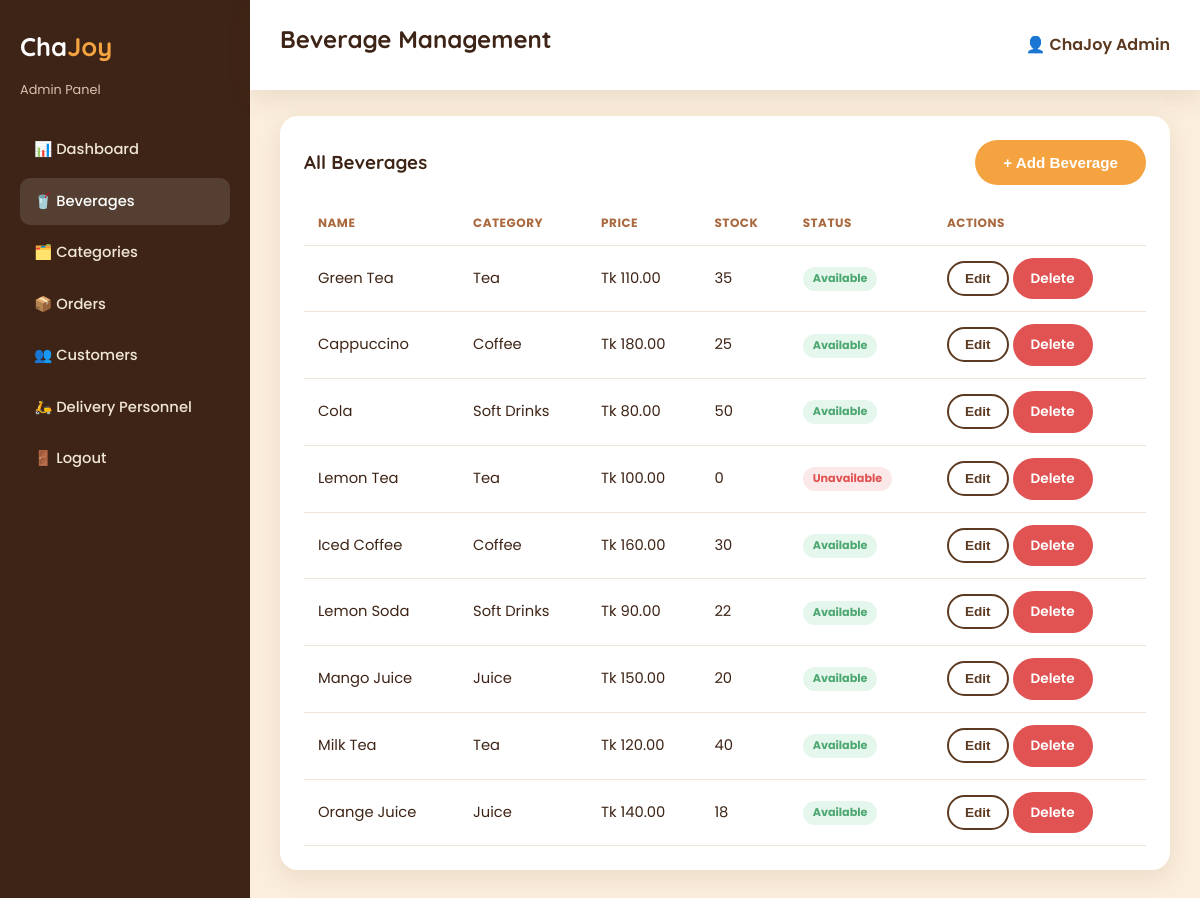
Screenshot of /index.php?page=admin_beverages (signed in) with the database file from the repository.
### tables this page shows
CREATE TABLE `beverages` (
  `id` int(11) NOT NULL,
  `category_id` int(11) NOT NULL,
  `name` varchar(100) NOT NULL,
  `description` varchar(500) DEFAULT '',
  `price` decimal(10,2) NOT NULL,
  `image` varchar(255) DEFAULT 'default.jpg',
  `stock` int(11) NOT NULL DEFAULT 0,
  `is_available` tinyint(1) NOT NULL DEFAULT 1,
  `created_at` timestamp NOT NULL DEFAULT current_timestamp()
);

CREATE TABLE `categories` (
  `id` int(11) NOT NULL,
  `name` varchar(50) NOT NULL,
  `created_at` timestamp NOT NULL DEFAULT current_timestamp()
);

### controllers/AdminController.php (called while the page is built, shortened)
<?php
function adminController_beverages($conn)
{
    $beverages = getAllBeverages($conn);
    require __DIR__ . '/../views/admin/beverages.php';
}

### models/Beverage.php (called while the page is built, shortened)
<?php
function getAllBeverages($conn) {
    $sql = "SELECT b.*, c.name AS category_name
            FROM beverages b
            JOIN categories c ON b.category_id = c.id
            ORDER BY b.created_at DESC";
    $result = $conn->query($sql);
    $beverages = [];
    while ($row = $result->fetch_assoc()) {
        $beverages[] = $row;
    }
    return $beverages;
}
?>

### includes/functions.php (called while the page is built, shortened)
<?php
function clean($value) {
    return htmlspecialchars(
        trim($value ?? ""),
        ENT_QUOTES,
        'UTF-8'
    );
}
function formatMoney($amount) {
    return "Tk " . number_format(
        (float)$amount,
        2
    );
}
?>

### views/admin/beverages.php (the view, shortened to what this page needs)
<?php
require __DIR__ . '/../layouts/admin_header.php';
?>
<div class="card">
    <div style="display:flex; justify-content:space-between; align-items:center; margin-bottom:16px;">
        <h3 style="margin:0;">All Beverages</h3>
        <button class="btn btn-primary open-beverage-modal" data-mode="add">
            + Add Beverage
        </button>
    </div>
    <?php if (empty($beverages)): ?>
        <p style="color:#7d6a58;">
            No beverages yet. Add your first one!
        </p>
    <?php else: ?>
        <div class="table-responsive">
            <table>
                <thead>
                    <tr>
                        <th>Name</th>
                        <th>Category</th>
                        <th>Price</th>
                        <th>Stock</th>
                        <th>Status</th>
                        <th>Actions</th>
                    </tr>
                </thead>
                <tbody>
                    <?php foreach ($beverages as $b): ?>
                        <tr>
                            <td>
                                <?php echo clean($b['name']); ?>
                            </td>
                            <td>
                                <?php echo clean($b['category_name']); ?>
                            </td>
                            <td>
                                <?php echo formatMoney($b['price']); ?>
                            </td>
                            <td>
                                <?php echo intval($b['stock']); ?>
                            </td>
                            <td>
                                <span class="badge <?php echo $b['is_available'] ? 'badge-available' : 'badge-unavailable'; ?>">
                                    <?php
                                    if ($b['is_available']) {
                                        echo 'Available';
                                    } else {
                                        echo 'Unavailable';
                                    }
                                    ?>
                                </span>
                            </td>
                            <td>
                                <button
                                    class="btn btn-outline btn-sm open-beverage-modal"
                                    data-mode="edit"
                                    data-id="<?php echo $b['id']; ?>"
                                    data-name="<?php echo clean($b['name']); ?>"
                                    data-category="<?php echo $b['category_id']; ?>"
                                    data-description="<?php echo clean($b['description']); ?>"
                                    data-price="<?php echo $b['price']; ?>"
                                    data-stock="<?php echo $b['stock']; ?>"
                                    data-available="<?php echo $b['is_available']; ?>">
                                    Edit
                                </button>
                                <a
                                    href="index.php?page=admin_beverage_delete&id=<?php echo $b['id']; ?>"
                                    class="btn btn-danger btn-sm"
                                    onclick="return confirm('Delete this beverage? This cannot be undone.');">
                                    Delete
                                </a>
                            </td>
                        </tr>
                    <?php endforeach; ?>
                </tbody>
            </table>
        </div>
    <?php endif; ?>
</div>
<?php
require __DIR__ . '/../layouts/admin_footer.php';
?>

### public/css/style.css (style rules this page uses)
:root { --cream: #FFF8EF; --cream-dark: #FBEEDC; --brown: #5C3A21; --brown-dark: #3E2416; --tea: #A9683D; --orange: #F4A340; --orange-dark: #E8871B; --green: #4CA771; --red: #E15252; --white: #FFFFFF; --shadow: 0 8px 24px rgba(92, 58, 33, 0.10); --radius: 18px; --radius-sm: 10px; }
* { box-sizing: border-box; }
body { margin: 0; font-family: 'Poppins', sans-serif; background: var(--cream); color: var(--brown-dark); line-height: 1.6; }
h1, h2, h3, h4 { font-family: 'Quicksand', sans-serif; color: var(--brown-dark); margin: 0 0 0.5em; }
a { text-decoration: none; color: inherit; }
.btn { display: inline-block; padding: 12px 26px; border-radius: 50px; font-weight: 600; font-size: 0.95rem; cursor: pointer; border: 2px solid transparent; transition: all 0.2s ease; text-align: center; }
.btn-primary { background: var(--orange); color: var(--white); }
.btn-outline { background: transparent; border-color: var(--brown); color: var(--brown); }
.btn-danger { background: var(--red); color: var(--white); }
.btn-sm { padding: 8px 16px; font-size: 0.85rem; }
.badge { display: inline-block; padding: 3px 10px; border-radius: 50px; font-size: 0.7rem; font-weight: 700; }
.badge-available { background: #e5f6ec; color: var(--green); }
.badge-unavailable { background: #fbe8e8; color: var(--red); }
.card { background: var(--white); border-radius: var(--radius); box-shadow: var(--shadow); padding: 24px; margin-bottom: 24px; }
table { width: 100%; border-collapse: collapse; }
th, td { text-align: left; padding: 12px 14px; border-bottom: 1px solid #f0e6d6; font-size: 0.92rem; }
th { color: var(--tea); text-transform: uppercase; font-size: 0.75rem; letter-spacing: 0.5px; }
.table-responsive { overflow-x: auto; }
.admin-body { background: var(--cream-dark); }

### rows the page displays
beverages: name "Green Tea", category.name "Tea", price "Tk 110.00", stock "35", is_available "Available"
beverages: name "Cappuccino", category.name "Coffee", price "Tk 180.00", stock "25", is_available "Available"
beverages: name "Cola", category.name "Soft Drinks", price "Tk 80.00", stock "50", is_available "Available"
beverages: name "Lemon Tea", category.name "Tea", price "Tk 100.00", stock "0", is_available "Unavailable"
beverages: name "Iced Coffee", category.name "Coffee", price "Tk 160.00", stock "30", is_available "Available"
beverages: name "Lemon Soda", category.name "Soft Drinks", price "Tk 90.00", stock "22", is_available "Available"
beverages: name "Mango Juice", category.name "Juice", price "Tk 150.00", stock "20", is_available "Available"
beverages: name "Milk Tea", category.name "Tea", price "Tk 120.00", stock "40", is_available "Available"
beverages: name "Orange Juice", category.name "Juice", price "Tk 140.00", stock "18", is_available "Available"

### other values shown
$adminPageTitle "Beverage Management"
$_SESSION['user_name'] "ChaJoy Admin"
